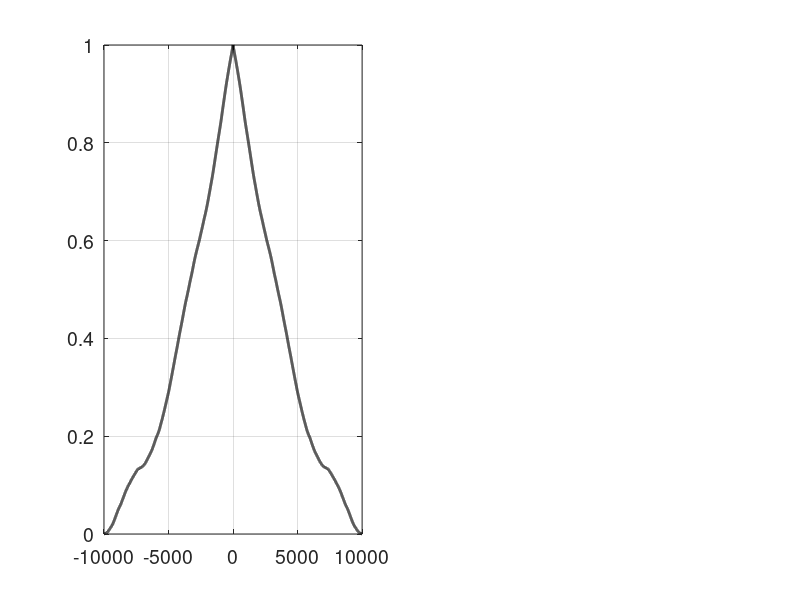

Source code (MATLAB): (Note: this script raises an error after producing the figure.)
% Example 10.14 Construct correlated noise using the MATLAB cumulative summation routine
% cumsum. For a vector input, this routine produces a vector output that is 
% the cumulative sum of input elements, thus performing a simplified
% numerical integration. Apply this routine to a random vector of 10,000 
% samples uniformly distributed between -0.5 to 0.5.  Plot the 
% autocorrelation to show that this signal does indeed contain correlated
% samples. Use the GPA to estimate the Dc of the correlated noise signal.  
% For delay embedding, use 3 dimensions and a delay of 3000 samples.  Test
% logarithmically spaced radius values between 10-3 and 103 when computing
% the correlation sum.  Estimate the correlation dimension from a plot of 
% the log of the correlation sum versus log radius by observing a scaling
% region and taking the slope.


sol = cumsum(rand(1,10000)-.5);  % Takes the integral of Gaussian noise to make correlated noise
%%
[x_cor,lags] = xcorr(sol,'coeff'); % Determine autocorrelation normalized to 1
subplot(1,2,1);
    plot(lags,x_cor,'k','linewidth',2) % Plot the autocorrelation 
    set(gca,'fontsize',14)
    set(findall(gcf,'type','text'),'FontSize',14) 
    grid on
    m = 3; tau = 3000; % Embedding parameters 
    x_emb = delay_emb(sol,m,tau); % Perform delay embedding
    ylabel('Correlation')
    xlabel('Lags[n]')
    t=title('A')
    set(t, 'horizontalAlignment', 'left')
    set(t, 'units', 'normalized')
    h1 = get(t, 'position');
    set(t, 'position', [0 h1(2) h1(3)])
subplot(1,2,2)
    plot3(x_emb(:,1),x_emb(:,2),x_emb(:,3),'k') % Plot the trajectory, note that it fills the phase-space (characteristic of noise)
    grid on
    xlabel('x[n]')
    ylabel('y[n]')
    zlabel('z[n]')
    set(gca,'fontsize',12)
    set(findall(gcf,'type','text'),'FontSize',12) 
    t=title('B')
   
    set(t, 'horizontalAlignment', 'left')
set(t, 'units', 'normalized')
h1 = get(t, 'position');
set(t, 'position', [0 h1(2) h1(3)])
    axis image
    
%%
figure
R=exp(linspace(-3,3,200)); % Setup R values to test using GPA
CR=cordim(sol,tau,m,R); % Use cordim to compute C^d(R)
%%
x1 = 53; xf = 76; % Start and stop points of observed scaling region
method = 1;
Cd=cor_dim_plot(R,CR,x1,xf,method); % Compute D^c and plot
